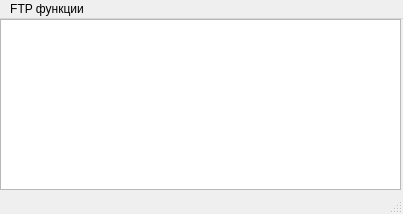
<?xml version="1.0" encoding="UTF-8"?>
<ui version="4.0">
 <class>ftp_worker</class>
 <widget class="QMainWindow" name="ftp_worker">
  <property name="geometry">
   <rect>
    <x>0</x>
    <y>0</y>
    <width>403</width>
    <height>214</height>
   </rect>
  </property>
  <property name="windowTitle">
   <string>MainWindow</string>
  </property>
  <widget class="QWidget" name="centralwidget">
   <widget class="QTextEdit" name="textEdit">
    <property name="geometry">
     <rect>
      <x>0</x>
      <y>0</y>
      <width>401</width>
      <height>171</height>
     </rect>
    </property>
   </widget>
  </widget>
  <widget class="QMenuBar" name="menubar">
   <property name="geometry">
    <rect>
     <x>0</x>
     <y>0</y>
     <width>403</width>
     <height>21</height>
    </rect>
   </property>
   <widget class="QMenu" name="menuFTP">
    <property name="title">
     <string>FTP функции</string>
    </property>
    <addaction name="put_data"/>
    <addaction name="download"/>
    <addaction name="separator"/>
    <addaction name="exit"/>
   </widget>
   <addaction name="menuFTP"/>
  </widget>
  <widget class="QStatusBar" name="statusbar"/>
  <action name="put_data">
   <property name="text">
    <string>Сохранить БД</string>
   </property>
  </action>
  <action name="download">
   <property name="text">
    <string>Загрузить БД</string>
   </property>
  </action>
  <action name="exit">
   <property name="text">
    <string>Выход</string>
   </property>
  </action>
 </widget>
 <resources/>
 <connections/>
</ui>
